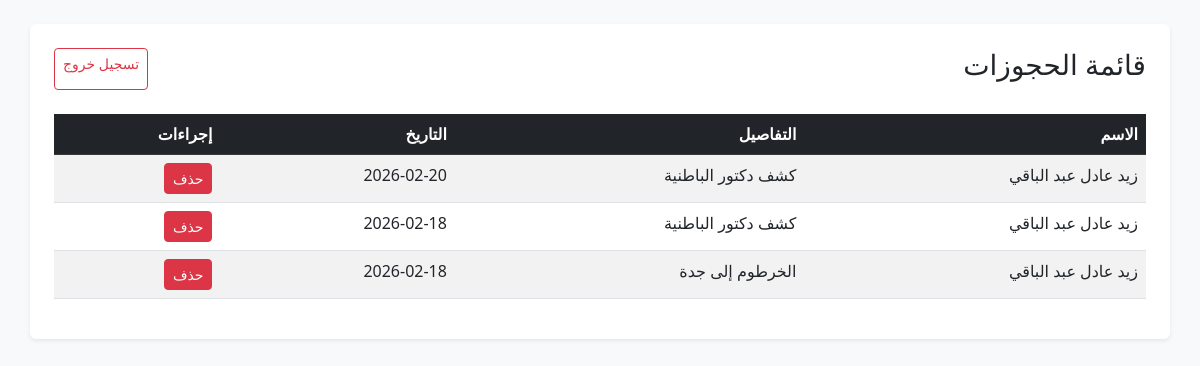
Screenshot of /manage.php (signed in) with the database file from the repository.
### tables this page shows
CREATE TABLE `bookings` (
  `id` int(11) NOT NULL,
  `customer_name` varchar(150) NOT NULL,
  `service_type` enum('سفر','عيادة','فندق') NOT NULL,
  `sub_service_details` varchar(255) DEFAULT NULL,
  `booking_date` date NOT NULL,
  `payment_method` varchar(50) NOT NULL,
  `status` enum('مؤكد','ملغي') DEFAULT 'مؤكد',
  `created_at` timestamp NOT NULL DEFAULT current_timestamp()
);

### manage.php (the view, shortened to what this page needs)
<?php
$servername = "sql301.infinityfree.com";
$username   = "if0_40459700";
$password   = "96P21XgLltXX8";
$dbname     = "if0_40459700_hospital_db";
$conn = new mysqli($servername, $username, $password, $dbname);
$conn->set_charset("utf8mb4");
?>
<!DOCTYPE html>
<html lang="ar" dir="rtl">
<head>
    <link href="https://cdn.jsdelivr.net/npm/bootstrap@5.3.0/dist/css/bootstrap.min.css" rel="stylesheet">
</head>
<body class="p-4 bg-light">
    <div class="container bg-white p-4 rounded shadow-sm">
        <div class="d-flex justify-content-between mb-4">
            <h3>قائمة الحجوزات</h3>
            <a href="?logout=1" class="btn btn-sm btn-outline-danger">تسجيل خروج</a>
        </div>
        <table class="table table-striped table-hover">
            <thead class="table-dark">
                <tr>
                    <th>الاسم</th>
                    <th>التفاصيل</th>
                    <th>التاريخ</th>
                    <th>إجراءات</th>
                </tr>
            </thead>
            <tbody>
                <?php
                $result = $conn->query("SELECT * FROM bookings ORDER BY id DESC");
                while($row = $result->fetch_assoc()):
                ?>
                <tr>
                    <td><?php echo htmlspecialchars($row['customer_name']); ?></td>
                    <td><?php echo htmlspecialchars($row['sub_service_details']); ?></td>
                    <td><?php echo htmlspecialchars($row['booking_date']); ?></td>
                    <td>
                        <a href="?delete_id=<?php echo $row['id']; ?>" class="btn btn-danger btn-sm" onclick="return confirm('حذف هذا الحجز؟')">حذف</a>
                    </td>
                </tr>
                <?php endwhile; ?>
            </tbody>
        </table>
    </div>
</body>
</html>

### rows the page displays
bookings: customer_name "زيد عادل عبد الباقي", sub_service_details "كشف دكتور الباطنية", booking_date "2026-02-20"
bookings: customer_name "زيد عادل عبد الباقي", sub_service_details "كشف دكتور الباطنية", booking_date "2026-02-18"
bookings: customer_name "زيد عادل عبد الباقي", sub_service_details "الخرطوم إلى جدة", booking_date "2026-02-18"
